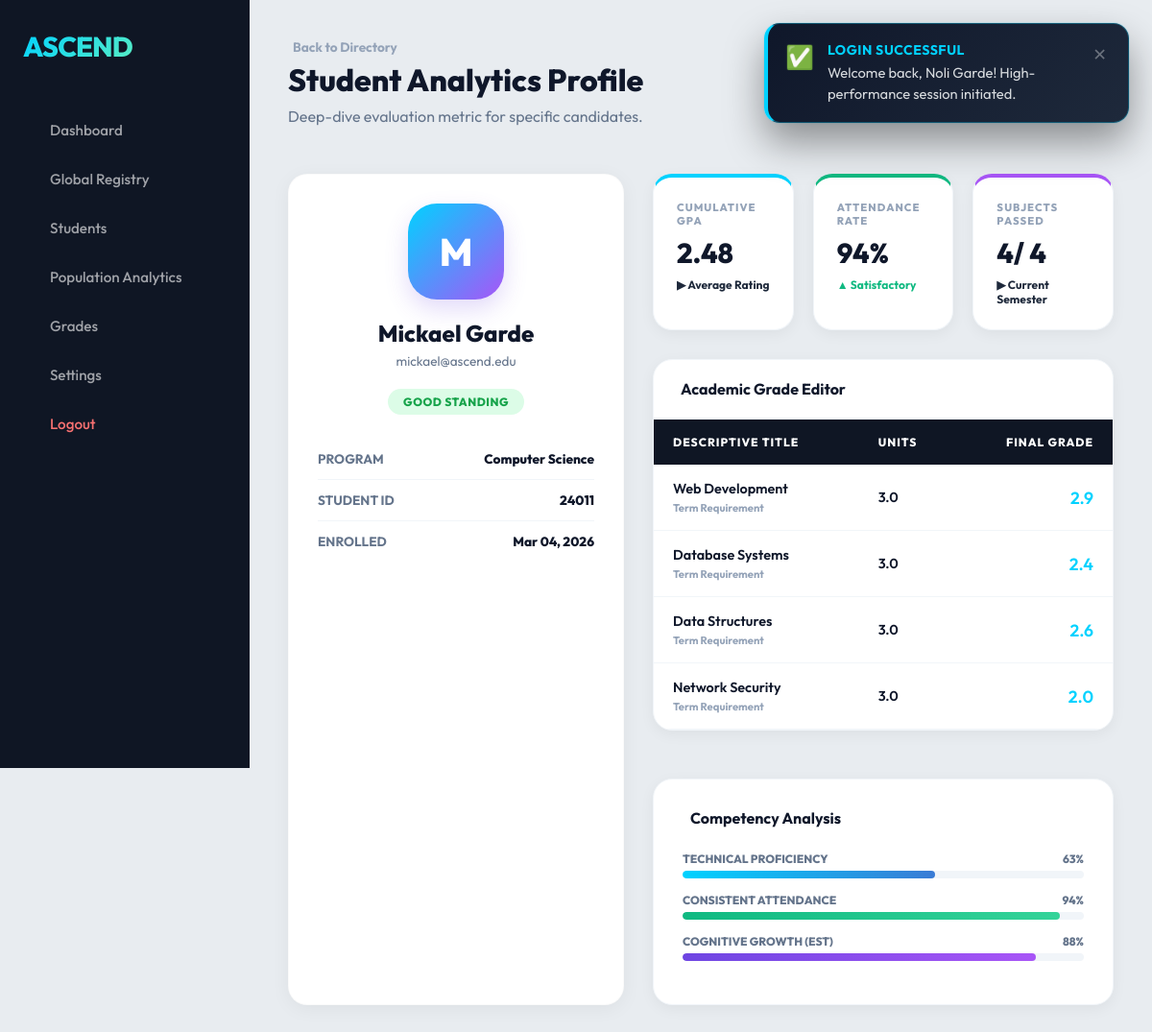
The page /teacher/student_analytics.php?id=11 (signed in) on the database its author committed.
### tables this page shows
CREATE TABLE `users` (
  `id` int(11) NOT NULL AUTO_INCREMENT,
  `username` varchar(100) NOT NULL,
  `email` varchar(100) NOT NULL,
  `password` varchar(255) NOT NULL,
  `role` enum('student','parent','teacher','guest','faculty','school_admin','registrar','cashier','librarian') DEFAULT NULL,
  `course` varchar(100) DEFAULT NULL,
  `created_at` timestamp NOT NULL DEFAULT current_timestamp(),
  PRIMARY KEY (`id`),
  UNIQUE KEY `email` (`email`)
);

### teacher/student_analytics.php (the view, shortened to what this page needs)
<?php
include('../config/db.php');
$student_id = isset($_GET['id']) ? intval($_GET['id']) : 0;
$sql = "SELECT id, username, email, course, created_at FROM users WHERE role='student' AND id = ?";
$params = [$student_id];
$types = 'i';
$stmt = $conn->prepare($sql);
$stmt->bind_param($types, ...$params);
$stmt->execute();
$res = $stmt->get_result();
$student = $res->fetch_assoc();
$subjects = ['Web Development', 'Database Systems', 'Data Structures', 'Network Security'];
$grades_data = [];
$sum = 0;
$passed = 0;
foreach ($subjects as $sub) {
    $q = $conn->prepare("SELECT grade FROM grades WHERE student_id = ? AND subject = ?");
    $q->bind_param("is", $student_id, $sub);
    $q->execute();
    $r = $q->get_result();
    if ($r->num_rows > 0) {
        $val = floatval($r->fetch_assoc()['grade']);
    } else {
        $val = 1.0 + (crc32($student_id . $sub) % 20) / 10;
    }
    $sum += $val;
    if ($val <= 3.0)
        $passed++;
    $grades_data[] = [
        'subject' => $sub,
        'grade' => $val
    ];
}
$gpa = number_format($sum / count($subjects), 2);
$isAtRisk = ($gpa > 2.5);
$attendance = 85 + (crc32($student_id) % 15);
function getGpaPercent($gpa)
{
    $pc = 100 - (($gpa - 1.0) / 4.0 * 100);
    return max(10, min(100, $pc));
}
$overall_percentage = getGpaPercent($gpa);
?>
<?php include("../includes/header.php"); ?>
<div class="container">
    <?php include("../includes/sidebar.php"); ?>
    <div class="main-content">
        <div style="display: flex; justify-content: space-between; align-items: center;">
            <div>
                <a href="students.php"
                    style="color: #94a3b8; text-decoration: none; font-size: 0.85rem; font-weight: 700; display: flex; align-items: center; gap: 5px; margin-bottom: 5px;"> Back to Directory</a>
                <h1>Student Analytics Profile</h1>
                <p>Deep-dive evaluation metric for specific candidates.</p>
            </div>
            <?php if ($role === 'school_admin'): ?>
                <div
                    style="background: #f1f5f9; color: #64748b; padding: 10px 20px; border-radius: 12px; font-weight: 700; font-size: 0.85rem;">
                    <i class="ph ph-shield-check"></i> Audit Mode Active</div>
            <?php endif; ?>
        </div>
        <div class="analytics-grid">
            <div class="profile-card">
                <div class="profile-avatar">
                    <?php echo strtoupper(substr($student['username'], 0, 1)); ?>
                </div>
                <div class="profile-name">
                    <?php echo htmlspecialchars($student['username']); ?>
                </div>
                <div class="profile-email">
                    <?php echo htmlspecialchars($student['email']); ?>
                </div>
                <div class="status-pill <?php echo $isAtRisk ? 'risk-high' : 'risk-normal'; ?>"
                    style="margin-bottom: 25px;">
                    <?php echo $isAtRisk ? 'Academic Warning' : 'Good Standing'; ?>
                </div>
                <div style="width: 100%;">
                    <div class="stat-row">
                        <span class="stat-label">Program</span>
                        <span class="stat-value text-right">
                            <?php echo htmlspecialchars($student['course']); ?>
                        </span>
                    </div>
                    <div class="stat-row">
                        <span class="stat-label">Student ID</span>
                        <span class="stat-value">
                            <?php echo 24000 + $student['id']; ?>
                        </span>
                    </div>
                    <div class="stat-row">
                        <span class="stat-label">Enrolled</span>
                        <span class="stat-value">
                            <?php echo date('M d, Y', strtotime($student['created_at'])); ?>
                        </span>
                    </div>
                </div>
            </div>
            <div class="main-dashboard">
                <div class="overview-cards">
                    <div class="mini-card" style="border-top: 4px solid var(--primary);">
                        <span class="mc-label">Cumulative GPA</span>
                        <span class="mc-val gpa-display">
                            <?php echo $gpa; ?>
                        </span>
                        <span
                            class="mc-trend <?php echo ($gpa <= 1.5) ? 'trend-up' : (($gpa > 2.5) ? 'trend-down' : ''); ?>">
                            <?php if ($gpa <= 1.5): ?>▲ Dean's Lister
                            <?php elseif ($gpa > 2.5): ?>▼ Needs Intervention
                            <?php else: ?>▶ Average Rating
                            <?php endif; ?>
                        </span>
                    </div>
                    <div class="mini-card" style="border-top: 4px solid #10b981;">
                        <span class="mc-label">Attendance Rate</span>
                        <span class="mc-val">
                            <?php echo $attendance; ?>%
                        </span>
                        <span class="mc-trend trend-up">▲ Satisfactory</span>
                    </div>
                    <div class="mini-card" style="border-top: 4px solid #a855f7;">
                        <span class="mc-label">Subjects Passed</span>
                        <span class="mc-val passed-display">
                            <?php echo $passed; ?>/
                            <?php echo count($subjects); ?>
                        </span>
                        <span class="mc-trend">▶ Current Semester</span>
                    </div>
                </div>
                <div class="table-card">
                    <div
                        style="padding: 20px; display: flex; justify-content: space-between; align-items: center; border-bottom: 2px solid #f1f5f9;">
                        <h3 style="font-size: 1rem; color: #0f172a; display: flex; align-items: center; gap: 8px;"> Academic
                            Grade Editor</h3>
                    </div>
                    <table>
                        <thead>
                            <tr>
                                <th>Descriptive Title</th>
                                <th>Units</th>
                                <th style="text-align: right;">Final Grade</th>
                            </tr>
                        </thead>
                        <tbody>
                            <?php foreach ($grades_data as $g): ?>
                                <tr>
                                    <td>
                                        <?php echo $g['subject']; ?>
                                        <div style="font-size: 0.7rem; color: #94a3b8; margin-top: 4px; font-weight: 700;">
                                            Term Requirement</div>
                                    </td>
                                    <td>3.0</td>
                                    <td style="text-align: right;">
                                        <?php if ($role !== 'school_admin'): ?>
                                            <input type="number" step="0.1" min="1.0" max="5.0" class="grade-input"
                                                data-subject="<?php echo $g['subject']; ?>"
                                                value="<?php echo number_format($g['grade'], 1); ?>" onchange="saveGrade(this)">
                                        <?php else: ?>
                                            <span style="font-size: 1.1rem; color: var(--primary);">
                                                <?php echo number_format($g['grade'], 1); ?>
                                            </span>
                                        <?php endif; ?>
                                    </td>
                                </tr>
                            <?php endforeach; ?>
                        </tbody>
                    </table>
                </div>
                <div class="graph-container">
                    <h3
                        style="margin-bottom: 25px; font-size: 1rem; color: #0f172a; display: flex; align-items: center; gap: 8px;">
                        <i class="ph ph-trend-up" style="color: #10b981; font-size: 1.2rem;"></i> Competency Analysis
                    </h3>
                    <div class="bar-row">
                        <div class="bar-label"><span>Technical Proficiency</span> <span>
                                <?php echo $overall_percentage; ?>%
                            </span></div>
                        <div class="bar-bg">
                            <div class="bar-fill"
                                style="width: <?php echo $overall_percentage; ?>%; background: linear-gradient(90deg, #00d2ff, #3a7bd5);">
                            </div>
                        </div>
                    </div>
                    <div class="bar-row">
                        <div class="bar-label"><span>Consistent Attendance</span> <span>
                                <?php echo $attendance; ?>%
                            </span></div>
                        <div class="bar-bg">
                            <div class="bar-fill"
                                style="width: <?php echo $attendance; ?>%; background: linear-gradient(90deg, #10b981, #34d399);">
                            </div>
                        </div>
                    </div>
                    <div class="bar-row">
                        <div class="bar-label"><span>Cognitive Growth (Est)</span> <span>88%</span></div>
                        <div class="bar-bg">
                            <div class="bar-fill"
                                style="width: 88%; background: linear-gradient(90deg, #6e45e2, #a855f7);"></div>
                        </div>
                    </div>
                </div>
            </div>
        </div>
    </div>
</div>
<?php include("../includes/footer.php"); ?>

### assets/css/style.css (style rules this page uses)
:root { --primary: #00d2ff; --secondary: #92fe9d; --accent: #6e45e2; --dark: #070b14; --darker: #04070d; --light: #f8fafc; --glass: rgba(255, 255, 255, 0.05); --glass-border: rgba(255, 255, 255, 0.1); --sidebar-width: 260px; }
* { margin: 0; padding: 0; box-sizing: border-box; font-family: 'Outfit', sans-serif; }
body { background: #e8ecf0; color: #1e293b; min-height: 100vh; overflow-x: hidden; }
.container { display: flex; width: 100%; }
.main-content { flex: 1; margin-left: var(--sidebar-width); padding: 40px; }
.main-content h1 { font-size: 2rem; font-weight: 800; color: #0f172a; margin-bottom: 8px; }
.main-content p { color: #64748b; margin-bottom: 30px; }

### teacher/student_analytics.php (style rules this page uses)
.analytics-grid { display: grid; grid-template-columns: 350px 1fr; gap: 30px; margin-top: 20px; }
.profile-card { background: white; border-radius: 20px; padding: 30px; box-shadow: 0 4px 20px rgba(0, 0, 0, 0.05); border: 1px solid rgba(0, 0, 0, 0.02); display: flex; flex-direction: column; align-items: center; text-align: center; }
.profile-avatar { width: 100px; height: 100px; border-radius: 30px; background: linear-gradient(135deg, var(--primary), #a855f7); color: white; display: flex; align-items: center; justify-content: center; font-size: 2.5rem; font-weight: 800; margin-bottom: 20px; box-shadow: 0 10px 25px rgba(110, 69, 226, 0.2); }
.profile-name { font-size: 1.5rem; font-weight: 800; color: #0f172a; margin-bottom: 5px; }
.profile-email { font-size: 0.85rem; color: #64748b; margin-bottom: 20px; }
.status-pill { padding: 6px 16px; border-radius: 30px; font-size: 0.75rem; font-weight: 800; text-transform: uppercase; letter-spacing: 0.5px; }
.risk-normal { background: #dcfce7; color: #16a34a; }
.stat-row { width: 100%; display: flex; justify-content: space-between; padding: 12px 0; border-bottom: 1px solid #f1f5f9; font-size: 0.85rem; }
.stat-row:last-child { border-bottom: none; }
.stat-label { color: #64748b; font-weight: 700; text-transform: uppercase; }
.stat-value { color: #0f172a; font-weight: 800; }
.main-dashboard { display: flex; flex-direction: column; gap: 30px; }
.overview-cards { display: grid; grid-template-columns: repeat(3, 1fr); gap: 20px; }
.mini-card { background: white; padding: 24px; border-radius: 20px; box-shadow: 0 4px 15px rgba(0, 0, 0, 0.05); border: 1px solid #f1f5f9; display: flex; flex-direction: column; gap: 8px; }
.mc-label { font-size: 0.7rem; color: #94a3b8; font-weight: 800; text-transform: uppercase; letter-spacing: 1px; }
.mc-val { font-size: 1.8rem; font-weight: 800; color: #0f172a; }
.mc-trend { font-size: 0.75rem; font-weight: 700; }
.trend-up { color: #10b981; }
.table-card { background: white; border-radius: 20px; box-shadow: 0 4px 15px rgba(0, 0, 0, 0.05); overflow: hidden; border: 1px solid #f1f5f9; }
table { width: 100%; border-collapse: collapse; }
th { background: #0f1624; color: white; padding: 16px 20px; text-align: left; font-size: 0.75rem; font-weight: 800; text-transform: uppercase; letter-spacing: 1px; }
td { padding: 16px 20px; border-bottom: 1px solid #f1f5f9; font-size: 0.9rem; color: #0f172a; font-weight: 600; }
.graph-container { padding: 30px; background: white; border-radius: 20px; box-shadow: 0 4px 15px rgba(0, 0, 0, 0.05); border: 1px solid #f1f5f9; margin-top: 20px; }
.bar-row { margin-bottom: 15px; }
.bar-label { display: flex; justify-content: space-between; font-size: 0.75rem; font-weight: 800; color: #64748b; margin-bottom: 5px; text-transform: uppercase; }
.bar-bg { width: 100%; height: 8px; background: #f1f5f9; border-radius: 4px; overflow: hidden; }
.bar-fill { height: 100%; border-radius: 4px; transition: 1s ease-out; }

### rows shown on the page
users: username "M", username "Mickael Garde", email "mickael@ascend.edu", course "Computer Science", 24000 + $student['id'] "24011", created_at "Mar 04, 2026"

### other values the page prints
$flash "Welcome back, Noli Garde! High-performance session initiated."
$gpa "2.48"
$attendance "94"
$passed "4"
count($subjects) "4"
$g['subject'] "Web Development"
$g['grade'] "2.9"
$g['subject'] "Database Systems"
$g['grade'] "2.4"
$g['subject'] "Data Structures"
$g['grade'] "2.6"
$g['subject'] "Network Security"
$g['grade'] "2.0"
$overall_percentage "63"
